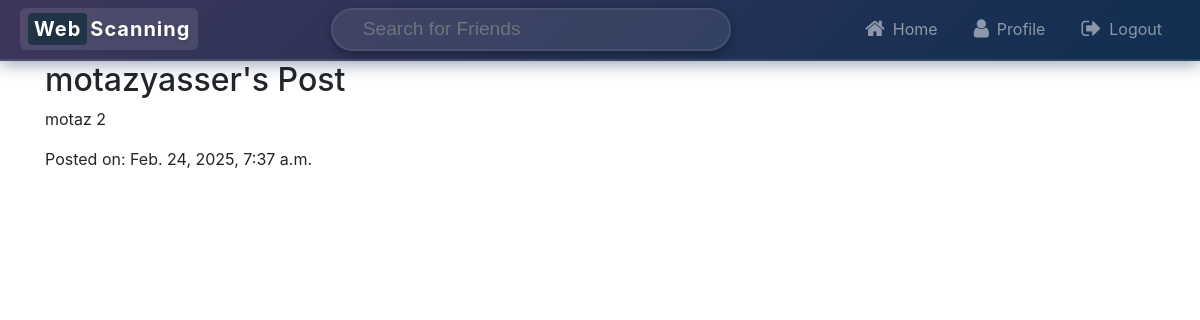
The page /post/18/ (signed in) on the database its author committed.
### core/models.py (models this page shows, shortened)
class Post(models.Model):
    user = models.ForeignKey(User, on_delete=models.CASCADE)
    caption = models.TextField(max_length=600 , null=False)
    date = models.DateTimeField(auto_now_add=True)
    target_url = models.URLField(default="https://example.com")
    description = models.TextField(blank=True, null=True)

class User(AbstractUser):
    profile_pic = models.ImageField(default='profile_pics/default.jpg',upload_to='profile_pics')
    bio = models.TextField(null = True ,max_length=500,blank=True,default='')

### core/views.py (the view)
# urls.py: path('post/<int:id>/',post_detail , name='post_detail'),
@login_required(login_url='login_page')
def post_detail(request, id):
    post = get_object_or_404(Post, id=id)
    return render(request, 'post_detail.html', {'post': post})

### Templates/post_detail.html (shortened to what this page needs)
{%  extends 'base.html' %}
{% load crispy_forms_tags %}
{% block navbar %}
{%  include 'navbar.html' %}
{% endblock navbar %}
{% block content %}
<h2>{{ post.user.username }}'s Post</h2>
<p>{{ post.caption }}</p>
<p>Posted on: {{ post.date }}</p>
{% endblock content %}

### rows shown on the page
Post: user.username "motazyasser", caption "motaz 2", date "Feb. 24, 2025, 7:37 a.m."
